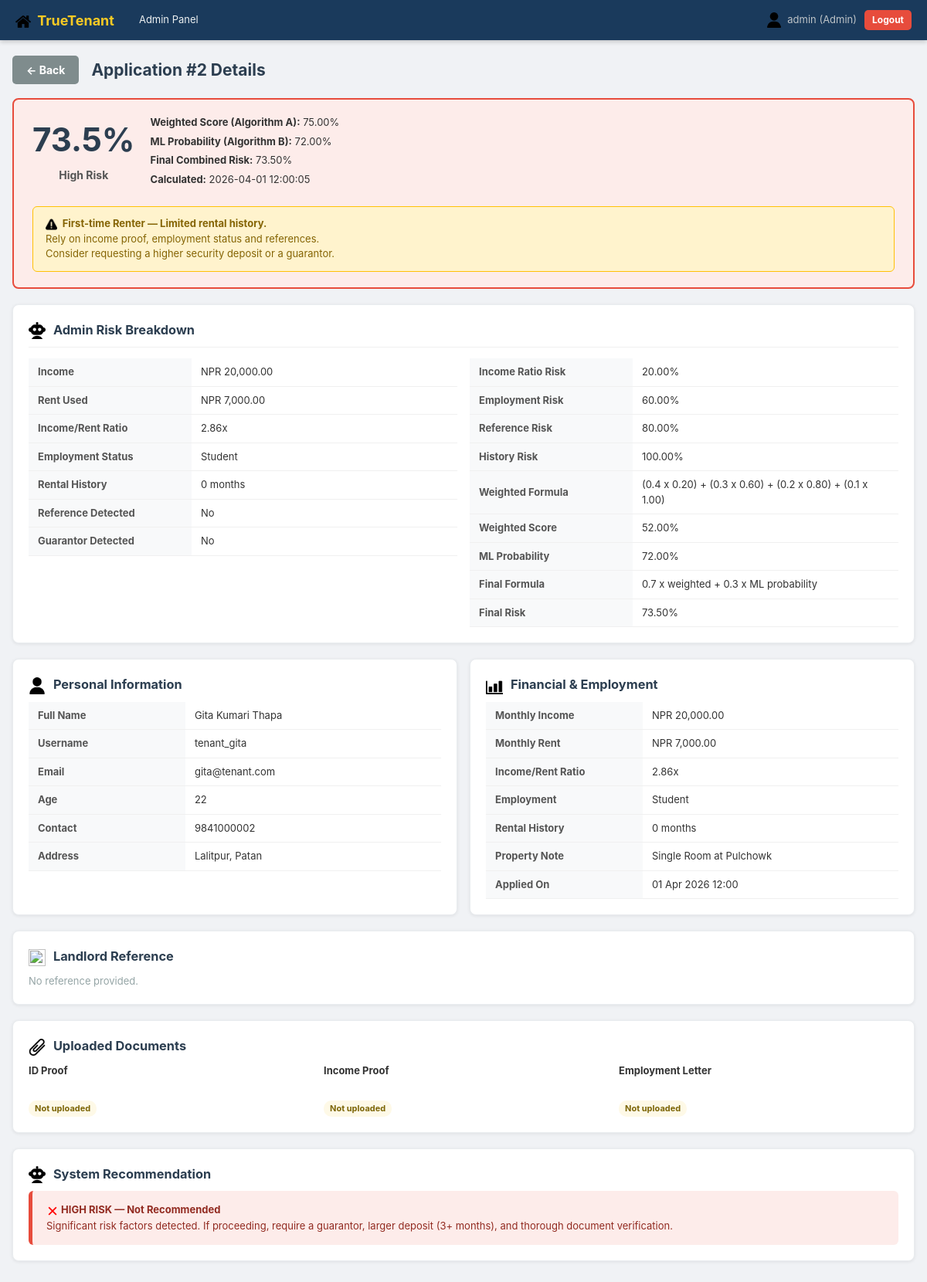
Screenshot of /pages/view_application.php?id=2 (signed in) with the database file from the repository.
### tables this page shows
CREATE TABLE IF NOT EXISTS applications (
    id INT AUTO_INCREMENT PRIMARY KEY,
    tenant_id INT NOT NULL,
    landlord_id INT DEFAULT NULL,
    property_id INT DEFAULT NULL,
    property_note VARCHAR(255),
    monthly_rent DECIMAL(12,2) NOT NULL DEFAULT 0,
    status ENUM('pending','approved','rejected','under_review') NOT NULL DEFAULT 'pending',
    applied_date DATETIME DEFAULT CURRENT_TIMESTAMP,
    FOREIGN KEY (tenant_id) REFERENCES tenants(id) ON DELETE CASCADE,
    FOREIGN KEY (landlord_id) REFERENCES users(id) ON DELETE SET NULL,
    FOREIGN KEY (property_id) REFERENCES properties(id) ON DELETE SET NULL
);

CREATE TABLE IF NOT EXISTS risk_scores (
    id INT AUTO_INCREMENT PRIMARY KEY,
    application_id INT NOT NULL,
    weighted_score DECIMAL(5,4) NOT NULL,
    ml_probability DECIMAL(5,4) NOT NULL,
    final_risk DECIMAL(5,4) NOT NULL,
    is_first_time_renter TINYINT(1) NOT NULL DEFAULT 0,
    calculated_at DATETIME DEFAULT CURRENT_TIMESTAMP,
    FOREIGN KEY (application_id) REFERENCES applications(id) ON DELETE CASCADE
);

CREATE TABLE IF NOT EXISTS tenants (
    id INT AUTO_INCREMENT PRIMARY KEY,
    user_id INT NOT NULL,
    full_name VARCHAR(150) NOT NULL,
    age INT NOT NULL,
    contact VARCHAR(20) NOT NULL,
    address TEXT NOT NULL,
    monthly_income DECIMAL(12,2) NOT NULL,
    employment_status ENUM('employed','self_employed','unemployed','student','student_funded') NOT NULL,
    rental_history_months INT NOT NULL DEFAULT 0,
    reference_text TEXT,
    guarantor_info TEXT,
    id_proof_path VARCHAR(255),
    income_proof_path VARCHAR(255),
    employment_proof_path VARCHAR(255),
    created_at DATETIME DEFAULT CURRENT_TIMESTAMP,
    FOREIGN KEY (user_id) REFERENCES users(id) ON DELETE CASCADE
);

CREATE TABLE IF NOT EXISTS users (
    id INT AUTO_INCREMENT PRIMARY KEY,
    username VARCHAR(100) NOT NULL UNIQUE,
    email VARCHAR(150) NOT NULL UNIQUE,
    password VARCHAR(255) NOT NULL,
    role ENUM('tenant','landlord','admin') NOT NULL DEFAULT 'tenant',
    is_active TINYINT(1) NOT NULL DEFAULT 1,
    created_at DATETIME DEFAULT CURRENT_TIMESTAMP
);

### php/risk_calculate.php (called while the page is built, shortened)
<?php
function calculateWeightedRiskBreakdown($tenant, $monthly_rent) {
    $income = floatval($tenant['monthly_income']);
    $rent   = floatval($monthly_rent);
    $ratio = $income / $rent;
    if ($ratio >= 3.0)      $income_ratio_risk = 0.0;
    elseif ($ratio >= 2.5)  $income_ratio_risk = 0.2;
    elseif ($ratio >= 2.0)  $income_ratio_risk = 0.4;
    elseif ($ratio >= 1.5)  $income_ratio_risk = 0.6;
    elseif ($ratio >= 1.0)  $income_ratio_risk = 0.8;
    else                    $income_ratio_risk = 1.0;
    $has_guarantor = strlen(trim($tenant['guarantor_info'] ?? '')) > 10;
    $emp_map = [
        'employed'        => 0.1,
        'self_employed'   => 0.3,
        'student_funded'  => 0.35,
        'student'         => 0.6,
        'unemployed'      => 0.9,
    ];
    $employment_risk = $emp_map[$tenant['employment_status']] ?? 0.5;
    $ref_text = trim($tenant['reference_text'] ?? '');
    if ($has_guarantor && strlen($ref_text) > 20) {
        $reference_risk = 0.05;
    } elseif ($has_guarantor) {
        $reference_risk = 0.15;
    } elseif (strlen($ref_text) > 50) {
        $reference_risk = 0.1;
    } elseif (strlen($ref_text) > 10) {
        $reference_risk = 0.4;
    } else {
        $reference_risk = 0.8;
    }
    $history = intval($tenant['rental_history_months']);
    if ($history >= 24)      $history_risk = 0.1;
    elseif ($history >= 12)  $history_risk = 0.3;
    elseif ($history >= 6)   $history_risk = 0.5;
    elseif ($history >= 1)   $history_risk = 0.7;
    else                     $history_risk = 1.0;
    $weighted_score = (0.4 * $income_ratio_risk)
                    + (0.3 * $employment_risk)
                    + (0.2 * $reference_risk)
                    + (0.1 * $history_risk);
    return [
        'monthly_income' => $income,
        'monthly_rent' => floatval($monthly_rent),
        'income_rent_ratio' => round($ratio, 4),
        'income_ratio_risk' => round($income_ratio_risk, 4),
        'employment_risk' => round($employment_risk, 4),
        'reference_risk' => round($reference_risk, 4),
        'history_risk' => round($history_risk, 4),
        'weighted_score' => round(min(1.0, max(0.0, $weighted_score)), 4),
        'has_reference' => strlen($ref_text) > 10,
        'has_guarantor' => $has_guarantor,
    ];
}
function getRiskLabel($score) {
    $score = floatval($score);
    if ($score < 0.4)       return ['label' => 'Low Risk',    'class' => 'risk-low',    'color' => '#27ae60'];
    elseif ($score <= 0.7)  return ['label' => 'Medium Risk', 'class' => 'risk-medium', 'color' => '#f39c12'];
    else                    return ['label' => 'High Risk',   'class' => 'risk-high',   'color' => '#e74c3c'];
}
function formatRiskPercent($score, $decimals = 1) {
    return number_format(floatval($score) * 100, $decimals) . '%';
}
?>

### pages/view_application.php (the view, shortened to what this page needs)
<?php
require_once '../php/risk_calculate.php';
$db = getDB();
$app_id = intval($_GET['id'] ?? 0);
$is_admin = $_SESSION['role'] === 'admin';
$sql = "SELECT a.id AS app_id, a.property_note, a.monthly_rent, a.status, a.applied_date,
               t.*, u.username AS tenant_username, u.email AS tenant_email,
               rs.weighted_score, rs.ml_probability, rs.final_risk, rs.is_first_time_renter, rs.calculated_at
        FROM applications a
        JOIN tenants t ON t.id = a.tenant_id
        JOIN users u ON u.id = t.user_id
        LEFT JOIN risk_scores rs ON rs.application_id = a.id
        WHERE a.id = ?";
$stmt = $db->prepare($sql);
if ($is_admin) {
    $stmt->bind_param("i", $app_id);
} else {
    $stmt->bind_param("ii", $app_id, $_SESSION['user_id']);
}
$stmt->execute();
$app = $stmt->get_result()->fetch_assoc();
$risk_info = $app['final_risk'] !== null ? getRiskLabel($app['final_risk']) : null;
$back_url = ($_SESSION['role'] === 'admin') ? 'admin_dashboard.php' : 'landlord_dashboard.php';
$risk_breakdown = null;
$final_formula = null;
if ($is_admin) {
    $risk_breakdown = calculateWeightedRiskBreakdown($app, $app['monthly_rent']);
    $final_formula = $app['is_first_time_renter']
        ? '0.7 x weighted + 0.3 x ML probability'
        : '0.6 x weighted + 0.4 x ML probability';
}
?>
<!DOCTYPE html>
<html lang="en">
<head>
    <link rel="stylesheet" href="/rental_risk/css/styles.css?v=<?= filemtime(__DIR__ . '/../css/styles.css') ?>">
</head>
<body>
<?php include '../php/navbar.php'; ?>
<div class="container">
    <div class="page-actions">
        <a href="<?= $back_url ?>" class="btn btn-secondary">← Back</a>
        <h2>Application #<?= $app_id ?> Details</h2>
    </div>
    <?php if ($risk_info): ?>
    <div class="risk-banner <?= $risk_info['class'] ?>-banner">
        <div class="risk-banner-left">
            <div class="risk-score-big"><?= formatRiskPercent($app['final_risk']) ?></div>
            <div class="risk-label-big"><?= $risk_info['label'] ?></div>
        </div>
        <div class="risk-banner-details">
            <div><strong>Weighted Score (Algorithm A):</strong> <?= formatRiskPercent($app['weighted_score'], 2) ?></div>
            <div><strong>ML Probability (Algorithm B):</strong> <?= formatRiskPercent($app['ml_probability'], 2) ?></div>
            <div><strong>Final Combined Risk:</strong> <?= formatRiskPercent($app['final_risk'], 2) ?></div>
            <div><strong>Calculated:</strong> <?= $app['calculated_at'] ?? 'N/A' ?></div>
        </div>
        <?php if ($app['is_first_time_renter']): ?>
        <div class="first-time-warning">
            <img src="/rental_risk/images/warning.png" class="inline-icon"> <strong>First-time Renter — Limited rental history.</strong><br>
            Rely on income proof, employment status and references.<br>
            Consider requesting a higher security deposit or a guarantor.
        </div>
        <?php endif; ?>
    </div>
    <?php endif; ?>
    <?php if ($is_admin): ?>
    <div class="card">
        <div class="card-header">
            <h3><img src="/rental_risk/images/ai.png" class="heading-icon"> Admin Risk Breakdown</h3>
        </div>
        <div class="two-col">
            <div>
                <table class="detail-table">
                    <tr><th>Income</th><td>NPR <?= number_format($risk_breakdown['monthly_income'], 2) ?></td></tr>
                    <tr><th>Rent Used</th><td>NPR <?= number_format($risk_breakdown['monthly_rent'], 2) ?></td></tr>
                    <tr><th>Income/Rent Ratio</th><td><?= number_format($risk_breakdown['income_rent_ratio'], 2) ?>x</td></tr>
                    <tr><th>Employment Status</th><td><?= ucfirst(str_replace('_', ' ', $app['employment_status'])) ?></td></tr>
                    <tr><th>Rental History</th><td><?= intval($app['rental_history_months']) ?> months</td></tr>
                    <tr><th>Reference Detected</th><td><?= $risk_breakdown['has_reference'] ? 'Yes' : 'No' ?></td></tr>
                    <tr><th>Guarantor Detected</th><td><?= $risk_breakdown['has_guarantor'] ? 'Yes' : 'No' ?></td></tr>
                </table>
            </div>
            <div>
                <table class="detail-table">
                    <tr><th>Income Ratio Risk</th><td><?= formatRiskPercent($risk_breakdown['income_ratio_risk'], 2) ?></td></tr>
                    <tr><th>Employment Risk</th><td><?= formatRiskPercent($risk_breakdown['employment_risk'], 2) ?></td></tr>
                    <tr><th>Reference Risk</th><td><?= formatRiskPercent($risk_breakdown['reference_risk'], 2) ?></td></tr>
                    <tr><th>History Risk</th><td><?= formatRiskPercent($risk_breakdown['history_risk'], 2) ?></td></tr>
                    <tr><th>Weighted Formula</th><td>(0.4 x <?= number_format($risk_breakdown['income_ratio_risk'], 2) ?>) + (0.3 x <?= number_format($risk_breakdown['employment_risk'], 2) ?>) + (0.2 x <?= number_format($risk_breakdown['reference_risk'], 2) ?>) + (0.1 x <?= number_format($risk_breakdown['history_risk'], 2) ?>)</td></tr>
                    <tr><th>Weighted Score</th><td><?= formatRiskPercent($risk_breakdown['weighted_score'], 2) ?></td></tr>
                    <tr><th>ML Probability</th><td><?= $app['ml_probability'] !== null ? formatRiskPercent($app['ml_probability'], 2) : 'Not available' ?></td></tr>
                    <tr><th>Final Formula</th><td><?= htmlspecialchars($final_formula) ?></td></tr>
                    <tr><th>Final Risk</th><td><?= $app['final_risk'] !== null ? formatRiskPercent($app['final_risk'], 2) : 'Not available' ?></td></tr>
                </table>
            </div>
        </div>
    </div>
    <?php endif; ?>
    <div class="two-col">
        <div class="card">
            <h3><img src="/rental_risk/images/user.png" class="heading-icon"> Personal Information</h3>
            <table class="detail-table">
                <tr><th>Full Name</th><td><?= htmlspecialchars($app['full_name']) ?></td></tr>
                <tr><th>Username</th><td><?= htmlspecialchars($app['tenant_username']) ?></td></tr>
                <tr><th>Email</th><td><?= htmlspecialchars($app['tenant_email']) ?></td></tr>
                <tr><th>Age</th><td><?= $app['age'] ?></td></tr>
                <tr><th>Contact</th><td><?= htmlspecialchars($app['contact']) ?></td></tr>
                <tr><th>Address</th><td><?= htmlspecialchars($app['address']) ?></td></tr>
            </table>
        </div>
        <div class="card">
            <h3><img src="/rental_risk/images/chart.png" class="heading-icon"> Financial & Employment</h3>
            <table class="detail-table">
                <tr><th>Monthly Income</th><td>NPR <?= number_format($app['monthly_income'], 2) ?></td></tr>
                <tr><th>Monthly Rent</th><td>NPR <?= number_format($app['monthly_rent'], 2) ?></td></tr>
                <tr><th>Income/Rent Ratio</th>
                    <td><?= $app['monthly_rent'] > 0 ? number_format($app['monthly_income'] / $app['monthly_rent'], 2) : 'N/A' ?>x</td></tr>
                <tr><th>Employment</th><td><?= ucfirst(str_replace('_',' ',$app['employment_status'])) ?></td></tr>
                <tr><th>Rental History</th><td><?= $app['rental_history_months'] ?> months</td></tr>
                <tr><th>Property Note</th><td><?= htmlspecialchars($app['property_note']) ?></td></tr>
                <tr><th>Applied On</th><td><?= date('d M Y H:i', strtotime($app['applied_date'])) ?></td></tr>
            </table>
        </div>
    </div>
    <div class="card">
        <h3><img src="/rental_risk/images/clipboard.png" class="heading-icon"> Landlord Reference</h3>
        <?php if (!empty($app['reference_text'])): ?>
            <p><?= nl2br(htmlspecialchars($app['reference_text'])) ?></p>
        <?php else: ?>
            <p class="text-muted">No reference provided.</p>
        <?php endif; ?>
    </div>
    <div class="card">
        <h3><img src="/rental_risk/images/attach.png" class="heading-icon"> Uploaded Documents</h3>
        <div class="doc-row">
            <?php
            $docs = [
                'id_proof_path'         => 'ID Proof',
                'income_proof_path'     => 'Income Proof',
                'employment_proof_path' => 'Employment Letter',
            ];
            foreach ($docs as $col => $label):
            ?>
                <div class="doc-item">
                    <strong><?= $label ?></strong><br>
                    <?php if (!empty($app[$col])): ?>
                        <a href="../<?= htmlspecialchars($app[$col]) ?>" target="_blank" class="btn btn-sm btn-outline"><img src="/rental_risk/images/document.png" class="inline-icon"> View / Download</a>
                    <?php else: ?>
                        <span class="badge badge-warning">Not uploaded</span>
                    <?php endif; ?>
                </div>
            <?php endforeach; ?>
        </div>
    </div>
    <div class="card">
        <h3><img src="/rental_risk/images/ai.png" class="heading-icon"> System Recommendation</h3>
        <?php if ($risk_info): ?>
            <?php
            $score = floatval($app['final_risk']);
            if ($score < 0.4) {
                echo '<div class="recommendation recommendation-green">
                    <strong><img src="/rental_risk/images/check.png" style="width:16px;vertical-align:middle"> LOW RISK — Recommended for Approval</strong><br>
                    This applicant shows strong financial standing, stable employment, and good rental history.
                    Likely to be a reliable tenant.
                </div>';
            } else {
                echo '<div class="recommendation recommendation-red">
                    <strong><img src="/rental_risk/images/cross.png" style="width:16px;vertical-align:middle"> HIGH RISK — Not Recommended</strong><br>
                    Significant risk factors detected. If proceeding, require a guarantor,
                    larger deposit (3+ months), and thorough document verification.
                </div>';
            }
            ?>
        <?php else: ?>
            <p class="text-muted">Risk score not yet calculated.</p>
        <?php endif; ?>
    </div>
</div>
</body>
</html>

### rows the page displays
applications: risk_scores.final_risk "73.5%", risk_scores.final_risk "High Risk", risk_scores.weighted_score "75.00%", risk_scores.ml_probability "72.00%", risk_scores.final_risk "73.50%", risk_scores.calculated_at "2026-04-01 12:00:05", tenant.employment_status "Student", tenant.rental_history_months "0", risk_scores.is_first_time_renter "0.7 x weighted + 0.3 x ML probability", tenant.full_name "Gita Kumari Thapa", users.username "tenant_gita", users.email "gita@tenant.com", tenant.age "22", tenant.contact "9841000002", tenant.address "Lalitpur, Patan", tenant.monthly_income "20,000.00", monthly_rent "7,000.00", $app['monthly_income'] / $app['monthly_rent'] "2.86", property_note "Single Room at Pulchowk", applied_date "01 Apr 2026 12:00"

### other values shown
$username "admin"
$role "Admin"
$app_id "2"
$risk_breakdown['monthly_income'] "20,000.00"
$risk_breakdown['monthly_rent'] "7,000.00"
$risk_breakdown['income_rent_ratio'] "2.86"
formatRiskPercent($risk_breakdown['income_ratio_risk'], 2) "20.00%"
formatRiskPercent($risk_breakdown['employment_risk'], 2) "60.00%"
formatRiskPercent($risk_breakdown['reference_risk'], 2) "80.00%"
formatRiskPercent($risk_breakdown['history_risk'], 2) "100.00%"
$risk_breakdown['income_ratio_risk'] "0.20"
$risk_breakdown['employment_risk'] "0.60"
$risk_breakdown['reference_risk'] "0.80"
$risk_breakdown['history_risk'] "1.00"
formatRiskPercent($risk_breakdown['weighted_score'], 2) "52.00%"
